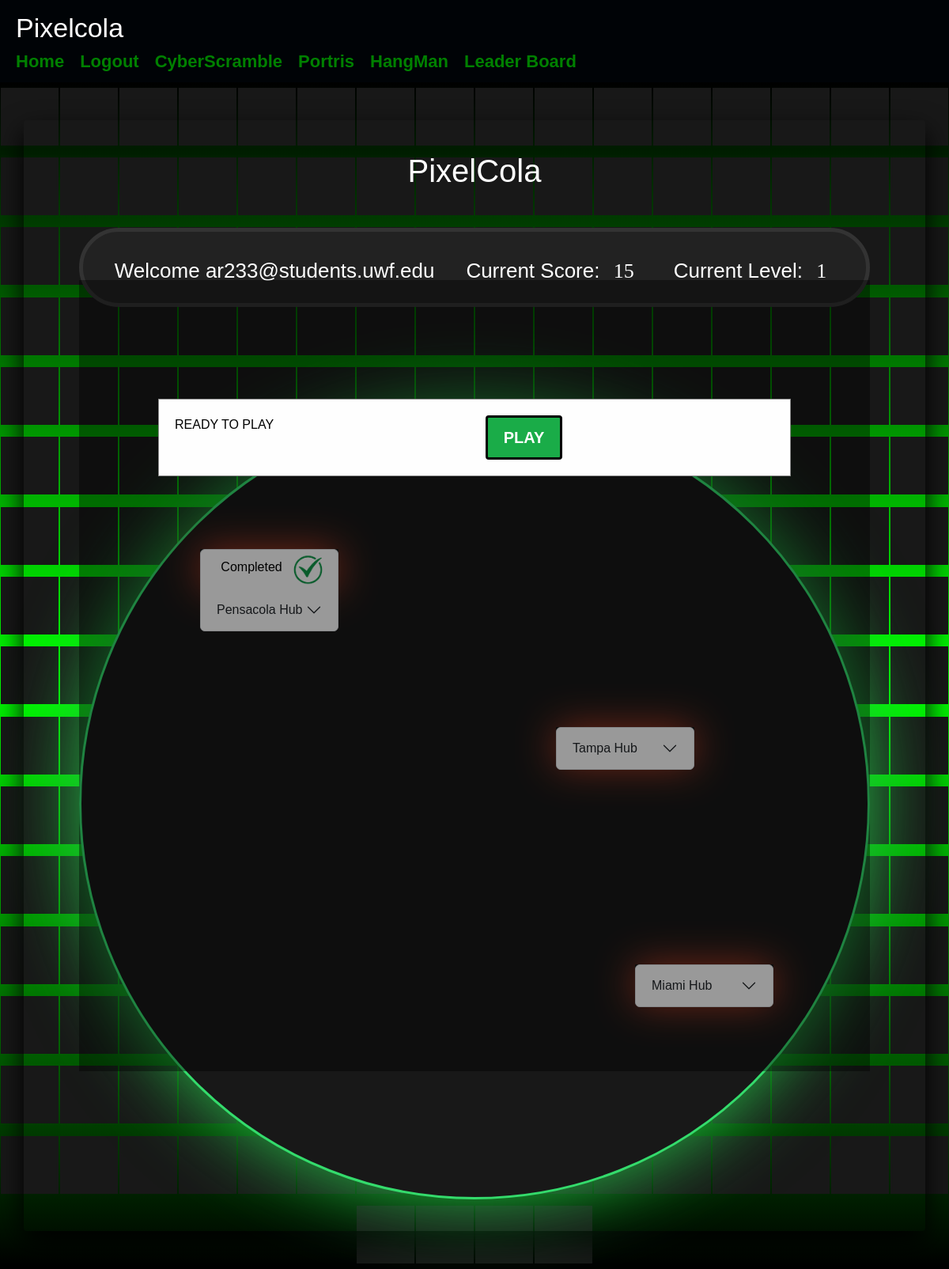
Page / (signed in) on the earlier database version.
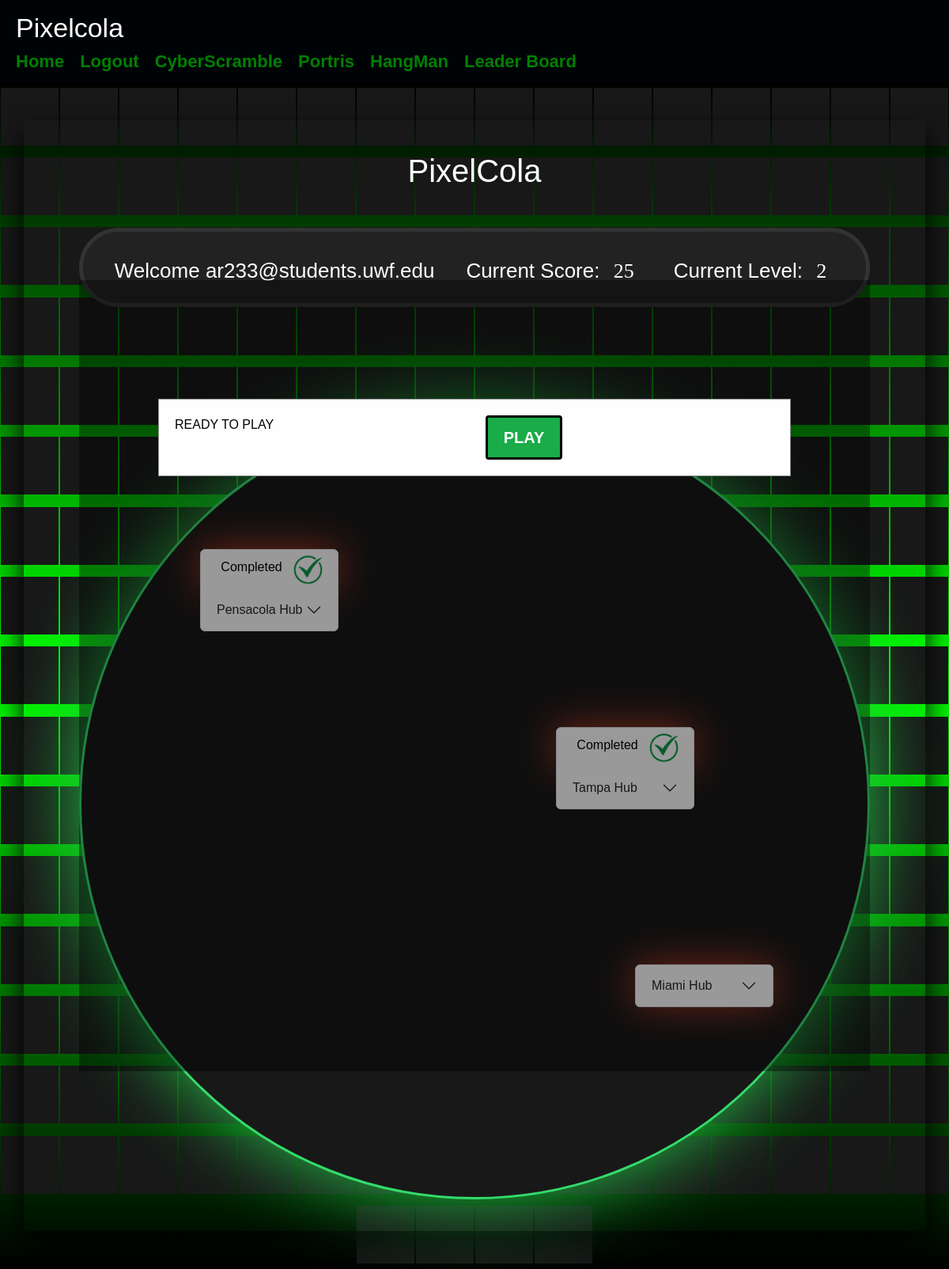
Same page on the later database version.
### website/models.py (models this page shows)
class User(db.Model, UserMixin):
    id = db.Column(db.Integer, primary_key=True)
    email = db.Column(db.String(150), unique=True)
    password = db.Column(db.String(150))
    first_name = db.Column(db.String(150))
    notes = db.relationship('Note')
    level = db.Column(db.Integer())
    score= db.Column(db.Integer())
    user_id = db.Column(db.Integer, db.ForeignKey('user.id'))

### website/views.py (the view, shortened to what this page needs)
@views.route('/', methods=['GET', 'POST'])
@login_required
def home():
    return render_template("home.html", user=current_user)

### website/__init__.py (called while the page is built)
def create_app():
    app = Flask(__name__)
    app.config['SECRET_KEY'] = 'hjshjhdjah kjshkjdhjs'
    app.config['SQLALCHEMY_DATABASE_URI'] = f'sqlite:///{DB_NAME}'
    db.init_app(app)
    from .views import views
    from .auth import auth
    app.register_blueprint(views, url_prefix='/')
    app.register_blueprint(auth, url_prefix='/')
    from .models import User, Note
    with app.app_context():
        db.drop_all()
        db.create_all()
    login_manager = LoginManager()
    login_manager.login_view = 'auth.login'
    login_manager.init_app(app)
    @login_manager.user_loader
    def load_user(id):
        return User.query.get(int(id))
    return app

### website/templates/home.html (shortened to what the changed rows need)
<!DOCTYPE html>
<html lang="en" >
<head>
    <link rel="stylesheet" href="../static/gameStyles.css">
    <link rel="stylesheet"
    href="https://cdn.jsdelivr.net/npm/bootstrap@5.2.3/dist/css/bootstrap.min.css"
>
    <link
      rel="stylesheet"
      href="https://stackpath.bootstrapcdn.com/font-awesome/4.7.0/css/font-awesome.min.css"
    />
</head>
<body>
<section class="homeScreen">
  <div class="homeContainer">
    <div class="content">
      <h1 align="center">PixelCola</h1>
      <div class="banner" id="banner">
        <p> Welcome {{ user.email }}</p>
        <p>Current Score: <span class="bannerSpan" id="current-score">{{ user.score }}</span></p>
        <p> Current Level: <span class="bannerSpan" id="current-level">{{ user.level }}</span> </p>
    </div>
    <br />
    <br />
    <div class="circle">
    <div class="map">
        <div class="game1" >
          <div class="accordion">
            <div class="accordion-item">
                <h2 class="accordion-header" id="headingOne">
                  <button id="accordionButton" class="accordion-button collapsed" onclick="toggleAccordion('collapseOne', 'accordionButton')">
                    Pensacola Hub
                </button>
                </h2>
            </div>
        </div>
        </div>
        <div class="game2">
          <div class="accordion" id="accordionExample2">
            <div class="accordion-item">
              <h2 class="accordion-header" id="headingTwo">
                <button id="accordionButton" class="accordion-button collapsed" onclick="toggleAccordion('collapseTwo', 'accordionButton')">
                  Miami Hub
              </button>
              </h2>
            </div>
          </div>
        </div>
        <div class="game3" >
          <div class="accordion" >
            <div class="accordion-item">
                <div class="accordion-header">
                  {% if user.level >= 2 %}
                  <div class="completed">
                    <p class="map-p">Completed</p>
                    <img src="../static/greencheck.png" alt="Green check mark" class="greencheck">
                    </div>
                </div>
                {% endif %}
                <h2 class="accordion-header" id="headingThree">
                  <button id="accordionButton" class="accordion-button collapsed" onclick="toggleAccordion('collapseThree', 'accordionButton')">
                    Tampa Hub
                </button>
                </h2>
            </div>
        </div>
        </div>
    </div>
</div>
</div>
</div>
</section>
</body>

Differences in the rows shown:
changed User "ar233@students.uwf.edu": score "15" → "25"; level "1" → "2"
Other differences:
text now shown: "Completed"
